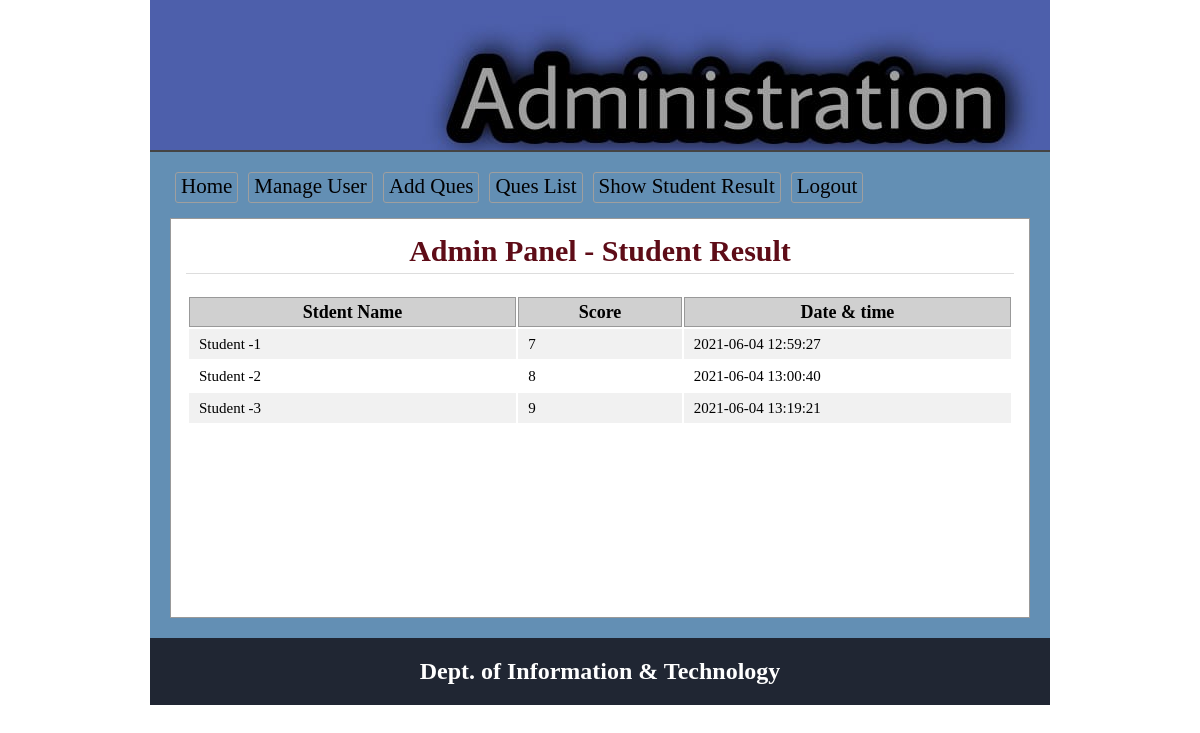
Page /admin/result.php (signed in) on the committed database.
### tables this page shows
CREATE TABLE `tbl_result` (
  `id` int(11) NOT NULL,
  `name` varchar(255) DEFAULT NULL,
  `score` int(255) DEFAULT NULL,
  `date` varchar(255) NOT NULL DEFAULT current_timestamp()
);

### admin/result.php (the view, shortened to what this page needs)
<?php
    $filepath = realpath(dirname(__FILE__));
	include_once ($filepath.'/inc/header.php');
    $connection = mysqli_connect("localhost","root","");
    $query= " select * from tbl_result";
?>
<div class="main">
	<h1>Admin Panel - Student Result</h1>
		<div class = "quelist">
			<table class = "tblone">
			<tr>
				<th width = " 40%">Stdent Name</th>
				<th width = "20%">Score</th>
				<th width = "40%">Date & time</th>
			</tr>
	<?php
                         $query_run = mysqli_query($connection,$query);
                         while ($row = mysqli_fetch_assoc($query_run)){
                               $name = $row['name'];
                               $score = $row['score'];
                               $date = $row['date'];
                    ?>
                    <tr>
                        <td><?php echo $name; ?></td>
                        <td><?php echo $score; ?></td>
                        <td><?php echo $date; ?></td>
                    </tr>
                    <?php
                     }
                     ?>
			</table>
</div>
<?php include 'inc/footer.php'; ?>

### admin/css/style.css (style rules this page uses)
* { margin:0;padding:0;outline:none }
body { font-family:verdana }
.tblone { width:100%;border:1px solid #fff;margin:20px 0 }
.tblone td { font-size: 15px; padding: 5px 10px; }
table.tblone th { background-color: #d0d0d0; border: 1px solid #999; }
table.tblone tr:nth-child(2n+1) { background:#fff;height:30px; }
table.tblone tr:nth-child(2n) { background:#f1f1f1;height:30px; }
.main { background: #fff none repeat scroll 0 0; border: 1px solid #999; margin-top: 10px; min-height: 368px; padding: 15px; width: 828px; }
.main h1 { border-bottom: 1px solid #ddd; text-align: center; color: #766063; margin: 0 0 5px; padding-bottom: 5px; }

### admin/result.php (style rules this page uses)
.main h1 { font-family: "Times New Roman", Georgia, Serif; font-size: 30px; color:#5e0c17; }

### rows in the picture
tbl_result: name "Student -1", score "7", date "2021-06-04 12:59:27"
tbl_result: name "Student -2", score "8", date "2021-06-04 13:00:40"
tbl_result: name "Student -3", score "9", date "2021-06-04 13:19:21"
